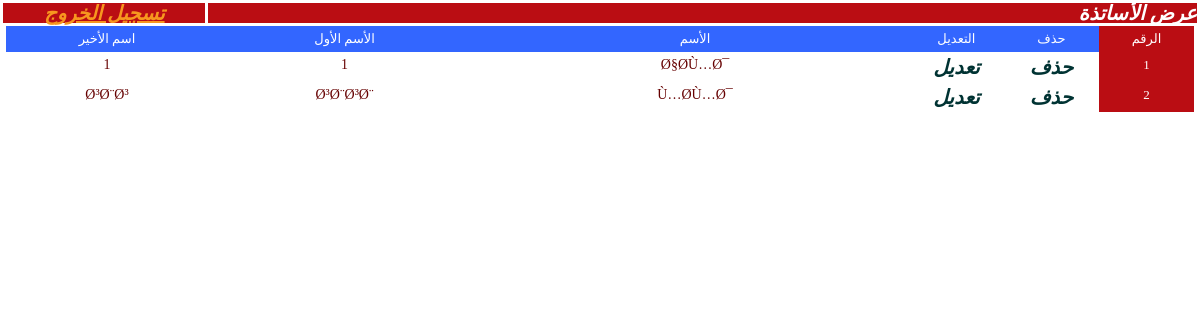
Screenshot of /desgin/manager/showTeachars.php with the database file from the repository.
### tables this page shows
CREATE TABLE `teachars` (
  `id` int(11) NOT NULL AUTO_INCREMENT,
  `name` text NOT NULL,
  `pass` text NOT NULL,
  `fname` text NOT NULL,
  `lname` text NOT NULL,
  `phone` text NOT NULL,
  `mobile` text NOT NULL,
  `dgree` text NOT NULL,
  `about` longtext NOT NULL,
  PRIMARY KEY (`id`)
);

### database/teachars/TeacharsDbase.php (called while the page is built, shortened)
<?php
class TeacharsDbase
{
function getAllTeachars()
{
$products = array();
$query = "select * from teachars ORDER BY id desc";
$result = mysql_query($query);
$num_results = mysql_num_rows($result);
for ($i=0; $i < $num_results; $i++)
{
			$product = new Teachars();
			$row = mysql_fetch_array($result);
			$product->id = $row["id"];
			$product->name = $row["name"];
			$product->pass = $row["pass"];
			$product->fname = $row["fname"];
			$product->lname = $row["lname"];
			$product->phone = $row["phone"];
			$product->mobile = $row["mobile"];
			$product->dgree = $row["dgree"];
			$product->about= $row["about"];
			$products[$i] = $product;
}
  return $products;
}
function getTeacharssCount()
{
$query = "select count(id) as lolo from teachars";
$result = mysql_query($query);
$row = mysql_fetch_array($result);
$count = $row["lolo"];
return $count;
}
}
?>

### desgin/manager/showTeachars.php (the view, shortened to what this page needs)
<link href="../../css/style.css" rel="stylesheet" type="text/css" />
<table id="middletable" width="100%" border="0" cellpadding="0" cellspacing="3">
  <tr>
    <td align="center" bgcolor="#BA0D13" dir="rtl"><a style="color:#F7971F;" href="index.php?log=out">تسجيل الخروج </a></td>
    <td width="83%" align="right" bgcolor="#BA0D13" class="Title" dir="rtl">عرض الأساتذة </td>
  </tr>
</table>
<?
include("../../database/teachars/TeacharsDbase.php");
$db = new TeacharsDbase();
$countOfRecord = $db->getTeacharssCount();
if($countOfRecord != 0)
{
?>
<table width="99%" border="0" align="center" cellpadding="5" cellspacing="0">
      <tr>
        <td width="17%" align="center" class="row">اسم الأخير </td>
        <td width="23%" align="center" class="row">الأسم الأول </td>
        <td width="36%" align="center" class="row">الأسم  </td>
        <td width="8%" align="center" class="row">التعديل</td>
        <td width="8%" align="center" class="row">حذف</td>
        <td width="8%" align="center" class="column">الرقم</td>
      </tr>
<?
 $products = $db->getAllTeachars();
 for($a1=0;$a1<count($products);$a1++)
 {
  $products_one = $products[$a1];
?>
      <tr>
        <td align="center" valign="top" class="tahomaFont" >
        <? echo $products_one->lname; ?></td>
        <td align="center" valign="top" class="tahomaFont" ><? echo $products_one->fname; ?> </td>
        <td align="center" valign="top" class="tahomaFont" >
        <? echo $products_one->name; ?>        </td>
        <td align="center" valign="top"><a href="index.php?inc=updateTeachars&id=<? echo $products_one->id; ?>" class="link" >تعديل</a></td>
        <td align="center" valign="top"><a  href="index.php?inc=deleteTeachar&id=<? echo $products_one->id; ?>" class="link" onclick="return confirm('هل انت متأكد من الحذف  ؟');" >حذف</a></td>
        <td align="center" valign="top" class="column" ><? echo ($a1+1); ?></td>
      </tr>
<?
}
?>
</table>
<?
}
?>

### css/style.css (style rules this page uses)
.tahomaFont { font-family:Tahoma; font-size:14px; color:#660000; }
.link { font-family:Tahoma; font-size:13px; color:#F7971F; width:100px; text-decoration:none; }
.column { font-family:Tahoma; font-size:13px; color:#FFFFFF; background:#BA0D13; }
.row { font-family:Tahoma; font-size:13px; color:#FFFFFF; background:#3366FF; }
a:link { font-family:Traditional Arabic; font-style:italic; font-weight:bold; color:#003333; font-size:20px; line-height:1; }
.Title { font-family:Traditional Arabic; font-style:italic; font-weight:bold; color:#FFFFFF; font-size:20px; line-height:1; }

### rows the page displays
teachars: lname "1", fname "1", name "Ø§Ø­Ù…Ø¯"
teachars: lname "Ø³Ø¨Ø³", fname "Ø³Ø¨Ø³Ø¨", name "Ù…Ø­Ù…Ø¯"
